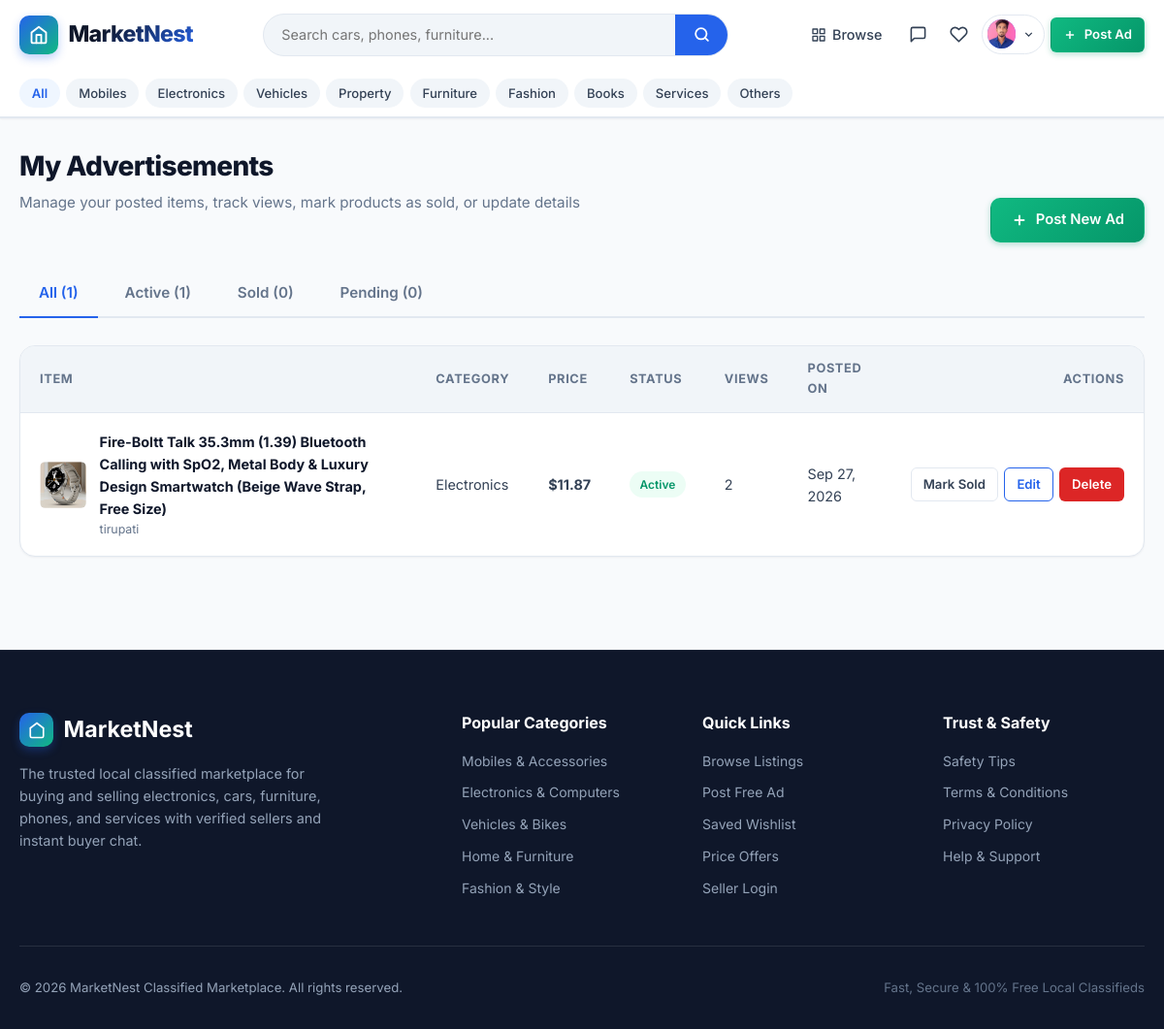
/my-listings/ (signed in), run on the app's committed database.
### marketplace/models.py (models this page shows, shortened)
class Profile(models.Model):
    user = models.OneToOneField(User, on_delete=models.CASCADE, related_name='profile')
    phone = models.CharField(max_length=20, blank=True)
    location = models.CharField(max_length=120, blank=True, default='Mumbai, India')
    bio = models.TextField(blank=True, max_length=500)
    avatar = models.ImageField(upload_to='avatars/', blank=True, null=True)
    created_at = models.DateTimeField(auto_now_add=True)
    updated_at = models.DateTimeField(auto_now=True)
    @property
    def avatar_url(self):
        if self.avatar and hasattr(self.avatar, 'url'):
            return self.avatar.url
        return None

class Category(models.Model):
    name = models.CharField(max_length=80, unique=True)
    slug = models.SlugField(max_length=100, unique=True, blank=True)
    icon = models.CharField(max_length=50, default='tag', help_text='Icon identifier (e.g. smartphone, laptop, car, home, armchair, shirt, book, briefcase, wrench, box)')
    description = models.TextField(blank=True)
    order = models.PositiveIntegerField(default=0)
    class Meta:
        verbose_name_plural = 'Categories'
        ordering = ['order', 'name']

class Listing(models.Model):
    CONDITION_CHOICES = [
        ('new', 'New'),
        ('like_new', 'Like New'),
        ('good', 'Good'),
        ('fair', 'Fair'),
        ('used', 'Used'),
    ]
    STATUS_CHOICES = [
        ('active', 'Active'),
        ('sold', 'Sold'),
        ('pending', 'Pending'),
        ('expired', 'Expired'),
    ]
    seller = models.ForeignKey(User, on_delete=models.CASCADE, related_name='listings')
    title = models.CharField(max_length=180)
    slug = models.SlugField(max_length=200, blank=True)
    description = models.TextField()
    price = models.DecimalField(max_digits=12, decimal_places=2)
    category = models.ForeignKey(Category, on_delete=models.PROTECT, related_name='listings')
    subcategory = models.ForeignKey(SubCategory, on_delete=models.SET_NULL, null=True, blank=True, related_name='listings')
    condition = models.CharField(max_length=20, choices=CONDITION_CHOICES, default='good')
    location = models.CharField(max_length=150)
    contact_phone = models.CharField(max_length=25)
    status = models.CharField(max_length=20, choices=STATUS_CHOICES, default='active')
    is_featured = models.BooleanField(default=False)
    views_count = models.PositiveIntegerField(default=0)
    created_at = models.DateTimeField(auto_now_add=True)
    updated_at = models.DateTimeField(auto_now=True)
    class Meta:
        ordering = ['-created_at']
    @property
    def primary_image(self):
        primary = self.images.filter(is_primary=True).first()
        if not primary:
            primary = self.images.first()
        return primary
    @property
    def primary_image_url(self):
        img = self.primary_image
        if img and img.image and hasattr(img.image, 'url'):
            return img.image.url
        return None
    @property
    def formatted_price(self):
        try:
            val = float(self.price)
            s = str(int(val))
            if len(s) <= 3:
                formatted = s
            if not val.is_integer():
                dec = f"{val:.2f}".split('.')[1]
                if int(dec) > 0:
                    formatted += f".{dec}"
            return f"${formatted}"
        except (ValueError, TypeError):
            return f"${self.price}"

class ListingImage(models.Model):
    listing = models.ForeignKey(Listing, on_delete=models.CASCADE, related_name='images')
    image = models.ImageField(upload_to='listings/%Y/%m/')
    is_primary = models.BooleanField(default=False)
    created_at = models.DateTimeField(auto_now_add=True)
    class Meta:
        ordering = ['-is_primary', 'id']

### marketplace/views.py (the view)
# urls.py: path('my-listings/', views.my_listings_view, name='my_listings'),
@login_required
def my_listings_view(request):
    status_filter = request.GET.get('status', 'all')
    user_listings = Listing.objects.filter(seller=request.user).select_related('category').prefetch_related('images')
    counts = {
        'all': user_listings.count(),
        'active': user_listings.filter(status='active').count(),
        'sold': user_listings.filter(status='sold').count(),
        'pending': user_listings.filter(status='pending').count(),
    }
    if status_filter in ['active', 'sold', 'pending', 'expired']:
        user_listings = user_listings.filter(status=status_filter)
    user_listings = user_listings.order_by('-created_at')
    context = {
        'listings': user_listings,
        'current_status': status_filter,
        'counts': counts,
    }
    return render(request, 'my_listings.html', context)

### marketplace/context_processors.py (called while the page is built)
def marketplace_context(request):
    context = {
        'all_categories': Category.objects.all()[:10],
        'favorites_count': 0,
        'unread_messages_count': 0,
        'pending_offers_count': 0,
    }
    if request.user.is_authenticated:
        context['favorites_count'] = Favorite.objects.filter(user=request.user).count()
        context['unread_messages_count'] = Message.objects.filter(
            conversation__in=request.user.buyer_conversations.all() | request.user.seller_conversations.all(),
            is_read=False
        ).exclude(sender=request.user).count()
        context['pending_offers_count'] = Offer.objects.filter(
            seller=request.user,
            status='pending'
        ).count()
    return context

### marketplace/templates/my_listings.html (shortened to what this page needs)
{% extends 'base.html' %}
{% load static %}
{% block content %}
<div class="container" style="padding-top: 2rem;">
  <div class="section-header">
    <div>
      <h1 class="section-title">My Advertisements</h1>
      <p class="section-subtitle">Manage your posted items, track views, mark products as sold, or update details</p>
    </div>
    <a href="{% url 'create_listing' %}" class="btn btn-accent">
      <svg width="18" height="18" viewBox="0 0 24 24" fill="none" stroke="currentColor" stroke-width="2.5"><line x1="12" y1="5" x2="12" y2="19"></line><line x1="5" y1="12" x2="19" y2="12"></line></svg>
      <span>Post New Ad</span>
    </a>
  </div>
  <div class="nav-tabs">
    <a href="{% url 'my_listings' %}?status=all" class="tab-btn {% if current_status == 'all' %}active{% endif %}">
      All ({{ counts.all }})
    </a>
    <a href="{% url 'my_listings' %}?status=active" class="tab-btn {% if current_status == 'active' %}active{% endif %}">
      Active ({{ counts.active }})
    </a>
    <a href="{% url 'my_listings' %}?status=sold" class="tab-btn {% if current_status == 'sold' %}active{% endif %}">
      Sold ({{ counts.sold }})
    </a>
    <a href="{% url 'my_listings' %}?status=pending" class="tab-btn {% if current_status == 'pending' %}active{% endif %}">
      Pending ({{ counts.pending }})
    </a>
  </div>
  {% if listings %}
    <div class="offers-table-wrap">
      <table class="custom-table">
        <thead>
          <tr>
            <th>Item</th>
            <th>Category</th>
            <th>Price</th>
            <th>Status</th>
            <th>Views</th>
            <th>Posted On</th>
            <th style="text-align: right;">Actions</th>
          </tr>
        </thead>
        <tbody>
          {% for item in listings %}
            <tr>
              <td>
                <div class="table-listing-item">
                  {% if item.primary_image_url %}
                    <img src="{{ item.primary_image_url }}" alt="{{ item.title }}" class="table-listing-thumb">
                  {% endif %}
                  <div>
                    <a href="{% url 'product_detail' item.id %}" style="font-weight: 700; color: var(--text-main);">{{ item.title }}</a>
                    <div style="font-size: 0.775rem; color: var(--text-muted);">{{ item.location }}</div>
                  </div>
                </div>
              </td>
              <td>{{ item.category.name }}</td>
              <td style="font-weight: 700;">{{ item.formatted_price }}</td>
              <td>
                {% if item.status == 'active' %}
                  <span class="badge badge-success">Active</span>
                {% elif item.status == 'sold' %}
                  <span class="badge badge-neutral">Sold</span>
                {% elif item.status == 'pending' %}
                  <span class="badge badge-warning">Pending</span>
                {% else %}
                  <span class="badge badge-neutral">{{ item.status|title }}</span>
                {% endif %}
              </td>
              <td>{{ item.views_count }}</td>
              <td>{{ item.created_at|date:"M d, Y" }}</td>
              <td style="text-align: right;">
                <div style="display: inline-flex; gap: 0.4rem;">
                  <form action="{% url 'mark_sold' item.id %}" method="POST" style="margin: 0;">
                    {% if item.status == 'sold' %}
                      <button type="submit" class="btn btn-outline btn-sm" title="Reactivate ad">Mark Active</button>
                    {% else %}
                      <button type="submit" class="btn btn-outline btn-sm" title="Mark ad as sold">Mark Sold</button>
                    {% endif %}
                  </form>
                  <a href="{% url 'edit_listing' item.id %}" class="btn btn-outline-primary btn-sm" title="Edit">
                    Edit
                  </a>
                  <button type="button" class="btn btn-danger btn-sm" data-modal-target="deleteModal_{{ item.id }}" title="Delete">
                    Delete
                  </button>
                </div>
              </td>
            </tr>
          {% endfor %}
        </tbody>
      </table>
    </div>
  {% endif %}
</div>
{% endblock %}

### marketplace/templates/base.html (shortened to what this page needs)
{% load static %}
<!DOCTYPE html>
<html lang="en">
<head>
  <link rel="stylesheet" href="{% static 'css/style.css' %}">
</head>
<body>
<header class="site-header">
  <div class="container">
    <nav class="navbar">
      <a href="{% url 'home' %}" class="brand-logo" id="siteLogo">
        <div class="brand-icon-box">
          <svg width="20" height="20" viewBox="0 0 24 24" fill="none" stroke="currentColor" stroke-width="2.2" stroke-linecap="round" stroke-linejoin="round">
            <path d="m3 9 9-7 9 7v11a2 2 0 0 1-2 2H5a2 2 0 0 1-2-2z"></path>
            <polyline points="9 22 9 12 15 12 15 22"></polyline>
          </svg>
        </div>
        <span class="brand-name">MarketNest</span>
      </a>
      <div class="header-search">
        <form action="{% url 'browse' %}" method="GET" class="search-bar-inline">
          <input type="text" name="q" placeholder="Search cars, phones, furniture..." value="{{ request.GET.q }}">
          <button type="submit" aria-label="Search">
            <svg width="17" height="17" viewBox="0 0 24 24" fill="none" stroke="currentColor" stroke-width="2.5" stroke-linecap="round" stroke-linejoin="round">
              <circle cx="11" cy="11" r="8"></circle><line x1="21" y1="21" x2="16.65" y2="16.65"></line>
            </svg>
          </button>
        </form>
      </div>
      <div class="nav-actions">
        <div class="nav-links-desktop" id="navDesktopLinks">
          <a href="{% url 'browse' %}" class="nav-link">
            Browse
          </a>
          {% if user.is_authenticated %}
            <a href="{% url 'messages_inbox' %}" class="nav-icon-btn" title="Messages">
              <svg width="19" height="19" viewBox="0 0 24 24" fill="none" stroke="currentColor" stroke-width="2" stroke-linecap="round" stroke-linejoin="round">
                <path d="M21 15a2 2 0 0 1-2 2H7l-4 4V5a2 2 0 0 1 2-2h14a2 2 0 0 1 2 2z"></path>
              </svg>
            </a>
            <a href="{% url 'favorites' %}" class="nav-icon-btn" title="Saved">
              <svg width="19" height="19" viewBox="0 0 24 24" fill="none" stroke="currentColor" stroke-width="2" stroke-linecap="round" stroke-linejoin="round">
                <path d="M20.84 4.61a5.5 5.5 0 0 0-7.78 0L12 5.67l-1.06-1.06a5.5 5.5 0 0 0-7.78 7.78l1.06 1.06L12 21.23l7.78-7.78 1.06-1.06a5.5 5.5 0 0 0 0-7.78z"></path>
              </svg>
            </a>
            <div class="user-menu-dropdown">
              <button type="button" class="user-avatar-btn" id="userMenuBtn" aria-expanded="false">
                <div class="avatar-circle">
                  {% if user.profile.avatar_url %}
                    <img src="{{ user.profile.avatar_url }}" alt="{{ user.username }}">
                  {% else %}
                    {{ user.username|make_list|first|upper }}
                  {% endif %}
                </div>
                <svg width="13" height="13" viewBox="0 0 24 24" fill="none" stroke="currentColor" stroke-width="2.5">
                  <polyline points="6 9 12 15 18 9"></polyline>
                </svg>
              </button>
            </div>
          {% else %}
            <a href="{% url 'login' %}" class="nav-link">Log In</a>
            <a href="{% url 'register' %}" class="btn btn-outline-primary btn-sm">Register</a>
          {% endif %}
          <a href="{% url 'create_listing' %}" class="btn btn-accent btn-sm" id="postAdBtn">
            <svg width="14" height="14" viewBox="0 0 24 24" fill="none" stroke="currentColor" stroke-width="2.5"><line x1="12" y1="5" x2="12" y2="19"></line><line x1="5" y1="12" x2="19" y2="12"></line></svg>
            Post Ad
          </a>
        </div>
      </div>
    </nav>
  </div>
  {% if all_categories %}
  <div class="category-subnav">
    <div class="container">
      <ul class="category-subnav-list">
        <li class="category-subnav-item">
          <a href="{% url 'browse' %}" class="{% if not request.GET.category %}active{% endif %}">All</a>
        </li>
        {% for cat in all_categories %}
        <li class="category-subnav-item">
          <a href="{% url 'browse' %}?category={{ cat.slug }}" class="{% if request.GET.category == cat.slug %}active{% endif %}">{{ cat.name }}</a>
        </li>
        {% endfor %}
      </ul>
    </div>
  </div>
  {% endif %}
</header>
<main class="main-content">
  {% block content %}{% endblock %}
</main>
<footer class="site-footer">
  <div class="container">
    <div class="footer-grid">
      <div class="footer-brand">
        <div style="display:flex;align-items:center;gap:0.65rem;margin-bottom:1rem;">
          <div class="brand-icon-box" style="width:2.2rem;height:2.2rem;">
            <svg width="18" height="18" viewBox="0 0 24 24" fill="none" stroke="currentColor" stroke-width="2.2">
              <path d="m3 9 9-7 9 7v11a2 2 0 0 1-2 2H5a2 2 0 0 1-2-2z"></path>
            </svg>
          </div>
          <h3 style="margin-bottom:0;color:#fff;">MarketNest</h3>
        </div>
        <p>The trusted local classified marketplace for buying and selling electronics, cars, furniture, phones, and services with verified sellers and instant buyer chat.</p>
      </div>
      <div class="footer-col">
        <h4>Popular Categories</h4>
        <div class="footer-links">
          <a href="{% url 'browse' %}?category=mobiles">Mobiles &amp; Accessories</a>
          <a href="{% url 'browse' %}?category=electronics">Electronics &amp; Computers</a>
          <a href="{% url 'browse' %}?category=vehicles">Vehicles &amp; Bikes</a>
          <a href="{% url 'browse' %}?category=furniture">Home &amp; Furniture</a>
          <a href="{% url 'browse' %}?category=fashion">Fashion &amp; Style</a>
        </div>
      </div>
      <div class="footer-col">
        <h4>Quick Links</h4>
        <div class="footer-links">
          <a href="{% url 'browse' %}">Browse Listings</a>
          <a href="{% url 'create_listing' %}">Post Free Ad</a>
          <a href="{% url 'favorites' %}">Saved Wishlist</a>
          <a href="{% url 'offers_list' %}">Price Offers</a>
          <a href="{% url 'login' %}">Seller Login</a>
        </div>
      </div>
      <div class="footer-col">
        <h4>Trust &amp; Safety</h4>
        <div class="footer-links">
          <a href="#safety">Safety Tips</a>
          <a href="#terms">Terms &amp; Conditions</a>
          <a href="#privacy">Privacy Policy</a>
          <a href="#contact">Help &amp; Support</a>
        </div>
      </div>
    </div>
    <div class="footer-bottom">
      <p>&copy; {% now "Y" %} MarketNest Classified Marketplace. All rights reserved.</p>
      <p style="color:#64748b;">Fast, Secure &amp; 100% Free Local Classifieds</p>
    </div>
  </div>
</footer>
</body>
</html>

### data on the page
Category: name "Mobiles"
Category: name "Electronics"
Category: name "Vehicles"
Category: name "Property"
Category: name "Furniture"
Category: name "Fashion"
Category: name "Books"
Category: name "Services"
Category: name "Others"
Listing: primary_image_url (picture), title "Fire-Boltt Talk 35.3mm (1.39) Bluetooth Calling with SpO2, Metal Body & Luxury Design Smartwatch (Beige Wave Strap, Free Size)", location "tirupati", category.name "Electronics", formatted_price "$11.87", status "Active", views_count "2", created_at "Sep 27, 2026"

### other printed values
{{ counts.all }} "1"
{{ counts.active }} "1"
{{ counts.sold }} "0"
{{ counts.pending }} "0"
